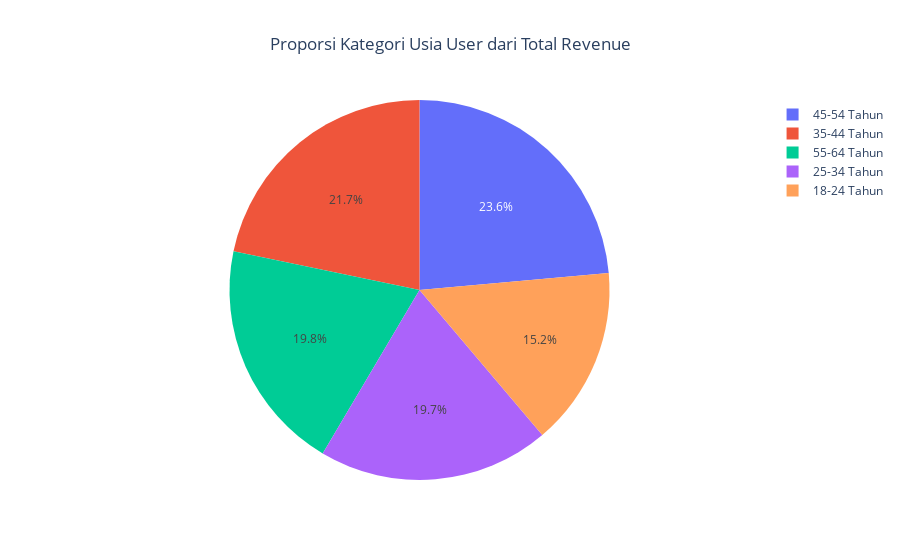

Notebook code cell kept with this figure:
### Markdown cell above
Untuk melihat proporsi kategori usia user terhadap total revenue, pertama dilakukan pengelompokkan kategori usia dan menghitung revenue yang dihasilkan berdasarkan masing-masing kategori usia, lalu ditampilkan menggunakan diagram pie. Konstruksinya seperti dibawah ini:

### Code cell
# menjumlahkan revenue dari masing-masing kategori usia menggunakan fungsi .groupby() dan .sum()
age_pie = data.groupby('Age_Category')['Total_Spending'].sum().reset_index()

# menampilkan visualisasi diagram bar plotly menggunakan fungsi px.bar()
fig = px.pie(age_pie, values='Total_Spending', names='Age_Category', title='Proporsi Kategori Usia User dari Total Revenue')

# mengubah layout judul menggunakan fungsi .update_layout()
fig.update_layout(title_x = 0.5)

# menampilkan diagram
fig.show()

### Figure 1 — Plotly figure (JSON) as saved in the notebook; plotly's stock layout.template omitted (floating-point values rounded to 4 significant figures)
{"data": [{"domain": {"x": [0, 1], "y": [0, 1]}, "hovertemplate": "Age_Category=%{label}<br>Total_Spending=%{value}<extra></extra>", "labels": ["18-24 Tahun", "25-34 Tahun", "35-44 Tahun", "45-54 Tahun", "55-64 Tahun"], "legendgroup": "", "name": "", "showlegend": true, "type": "pie", "values": [389077, 502752, 554550, 601846, 504732]}], "layout": {"legend": {"tracegroupgap": 0}, "title": {"text": "Proporsi Kategori Usia User dari Total Revenue", "x": 0.5}}}
